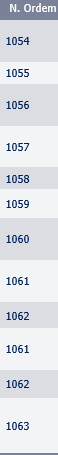
#> input picture test/data/input/ex_001.png, 58 x 455 px; its folder holds only this picture in this run
$ python -i functions_char_detection.py   (imports and definitions only)
#> lines starting #> are read from the running program, lines starting #| are printed output that depends on the picture
#> further down, picture is the input picture: shape (455, 58, 3); mean B, G, R 228.8, 222.6, 219.7
# [28 lines left out: function quantizate_colors, not called in this run]


def get_color_ids(img2):
    import  numpy as np
    import cv2
    import pandas as pd
    colors_count = {}
    color_arr=[]

    if len(img2.shape)> 2:

        (channel_b, channel_g, channel_r) = cv2.split(img2)
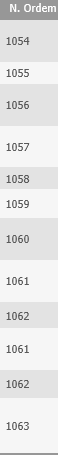
#> channel_b: shape (455, 58); min 90, max 255, mean 228.8
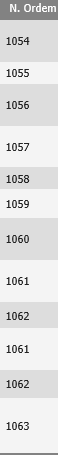
#> channel_g: shape (455, 58); min 35, max 255, mean 222.6
        channel_b = channel_b.flatten()
        channel_g = channel_g.flatten()  # ""
        channel_r = channel_r.flatten()  # ""

        for i in range(len(channel_r)):
            BGR = "(" + str(channel_b[i]) + "," + \
                str(channel_g[i]) + "," + str(channel_r[i]) + ")"

            if BGR in colors_count:
                colors_count[BGR] += 1
            else:
                colors_count[BGR] = 1
#> after the loop, colors_count = 26 items

    else:

        channel_g = img2.flatten()

        for i in range(len(channel_g)):
            BGR = "(" + str(channel_g[i])+ ")"

            if BGR in colors_count:
                colors_count[BGR] += 1
            else:
                colors_count[BGR] = 1

    colors_count_sorted=dict(sorted(colors_count.items(), key=lambda item: item[1],reverse=True))
#> colors_count_sorted = 26 items
    result = colors_count_sorted.items()
    data = list(result)
#> data = 26 items, first 6: ('(246,244,243)', 12791), ('(227,221,219)', 11081), ('(151,130,121)', 1079), ('(90,35,0)', 281), ('(171,146,131)', 133), ('(107,58,27)', 131)

    backround=pd.DataFrame(data)[1].max()
#> backround = 12791

    for i in range(0,len(colors_count_sorted)):
        color_id=np.array(data)[i][0]
        color_value=int(np.array(data)[i][1])

        if ((backround-color_value)/backround)>0.25:
            if len(img2.shape)> 2:
                color_id = [int(i) for i in (color_id[1:len(color_id)-1]).split(',')]
            else:
                color_id = color_id[1:len(color_id)-1]
            color_arr.append(color_id)
#> this loop made 26 passes
#> (color_id, color_value) on passes 1 to 12: ('(246,244,243)', 12791), ('(227,221,219)', 11081), ([151, 130, 121], 1079), ([90, 35, 0], 281), ([171, 146, 131], 133), ([107, 58, 27], 131), ([109, 61, 30], 128), ([183, 159, 145], 124), ([124, 81, 55], 65), ([129, 87, 61], 62), ([166, 137, 118], 58), ([141, 103, 81], 56)
#> after the loop, color_arr = 24 items, first 6: [151, 130, 121], [90, 35, 0], [171, 146, 131], [107, 58, 27], [109, 61, 30], [183, 159, 145]

    backroundid=color_id=np.array(data)[0][0]
#> backroundid = '(246,244,243)'; color_id = '(246,244,243)'
    if len(img2.shape)> 2:
        backround_id = [int(i) for i in (backroundid[1:len(backroundid)-1]).split(',')]
#> backround_id = [246, 244, 243]
    else:
        backround_id = backroundid[1:len(backroundid)-1]
    #textcolor=color_arr[1]
    #backroundcolor=color_arr[0]
    #color_arr=color_arr[1:len(color_arr)]
    return colors_count_sorted,color_arr,backround_id #returns a color array either list either unique color of the letter colors
#colors_count_sorted returns all colors
# color_arr remmoves backround


# [197 lines left out: functions check_for_underscore, colors_decrease_minkowski_v2, horizodal_lines_remove_Hough, count_occur_color_by_row_and_column, check_M_N, adjust_x, not called in this run]

>>> import cv2
>>> picture = cv2.imread('../test/data/input/ex_001.png')
>>> result = get_color_ids(picture)
